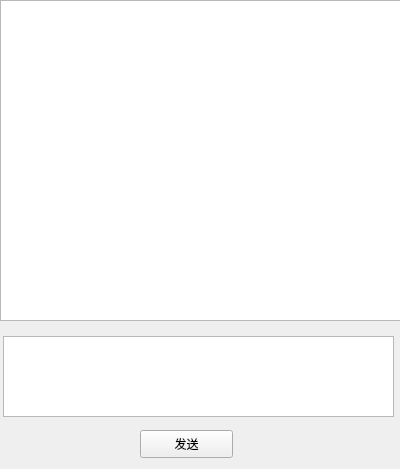
<?xml version="1.0" encoding="UTF-8"?>
<ui version="4.0">
 <class>chatDialog</class>
 <widget class="QWidget" name="chatDialog">
  <property name="geometry">
   <rect>
    <x>0</x>
    <y>0</y>
    <width>400</width>
    <height>469</height>
   </rect>
  </property>
  <property name="windowTitle">
   <string>Form</string>
  </property>
  <widget class="QTextBrowser" name="tb_chatRecord">
   <property name="geometry">
    <rect>
     <x>0</x>
     <y>0</y>
     <width>401</width>
     <height>321</height>
    </rect>
   </property>
  </widget>
  <widget class="QPushButton" name="pb_send">
   <property name="geometry">
    <rect>
     <x>140</x>
     <y>430</y>
     <width>93</width>
     <height>28</height>
    </rect>
   </property>
   <property name="text">
    <string>发送</string>
   </property>
  </widget>
  <widget class="QTextEdit" name="le_insert">
   <property name="geometry">
    <rect>
     <x>3</x>
     <y>336</y>
     <width>391</width>
     <height>81</height>
    </rect>
   </property>
  </widget>
 </widget>
 <resources/>
 <connections/>
</ui>
